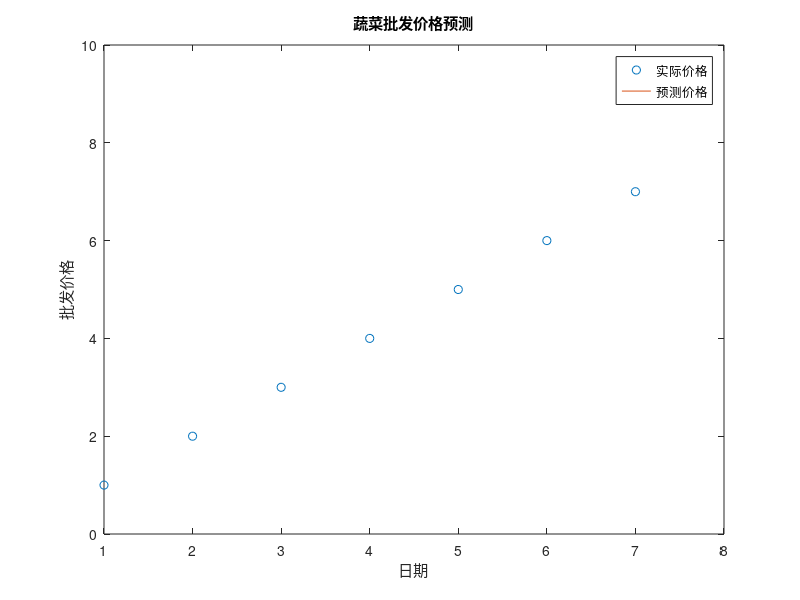

Reproduce this figure in MATLAB.
dates = 1:7; % 6月23日到6月30日的日期
prices = [1
    2
    3
    4
    5
    6
    7];

% 创建日期矩阵，包括未来一周的日期
future_dates = 8:8; % 假设6月31日到7月6日的日期

% 使用线性回归模型进行预测
coefficients = polyfit(dates, prices, 1); 
predicted_prices = polyval(coefficients, future_dates);

disp('预测的批发价格：');
disp(predicted_prices);

% 可以将预测结果可视化
plot(dates, prices, 'o', future_dates, predicted_prices, '-');
xlabel('日期');
ylabel('批发价格');
legend('实际价格', '预测价格');
title('蔬菜批发价格预测');
